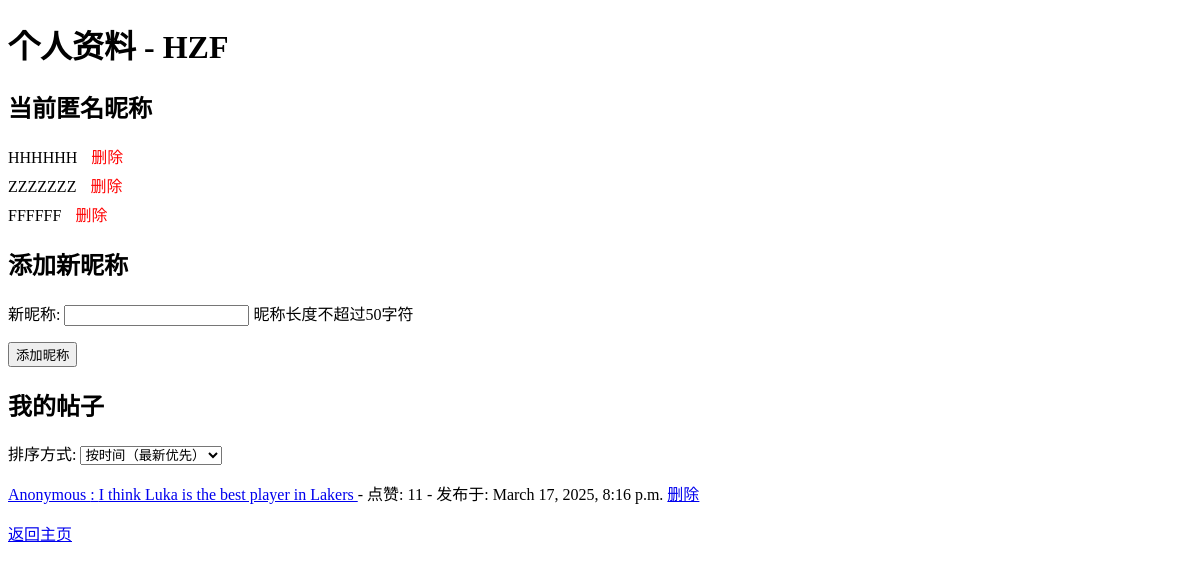
The app's page /profile/ (signed in), older data.
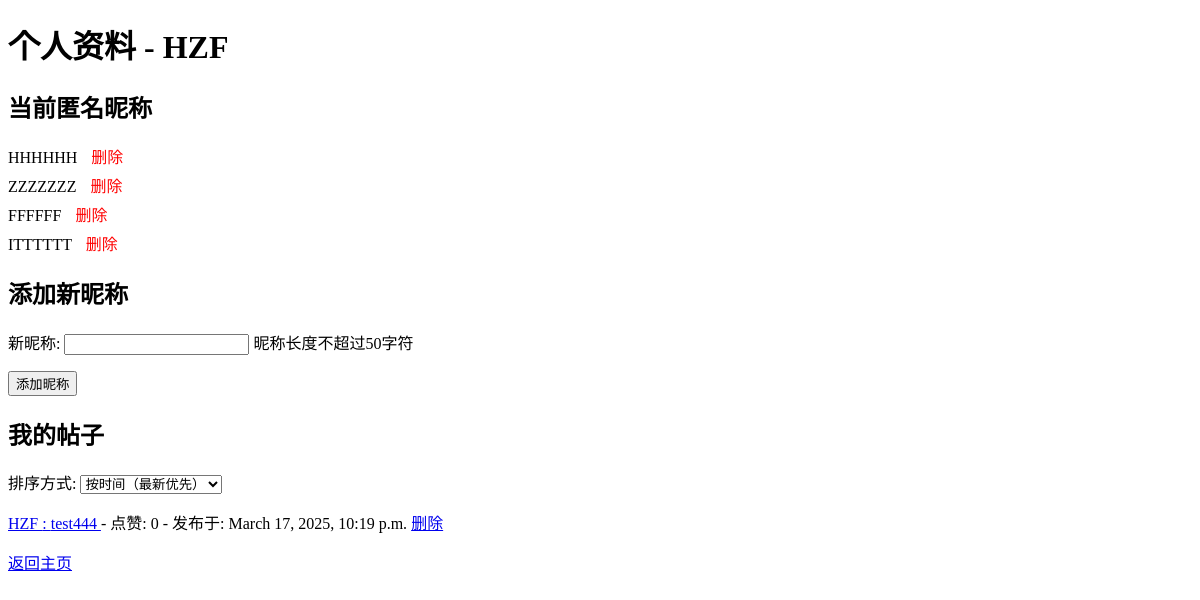
The same page, newer data.
### forum/models.py (models this page shows, shortened)
class Post(models.Model):
    user = models.ForeignKey(GUser, on_delete=models.CASCADE)
    circle = models.ForeignKey(TopicCircle, on_delete=models.CASCADE)
    content = models.TextField()
    is_anonymous = models.BooleanField(default=False)
    nickname = models.CharField(max_length=50, blank=True, null=True)  # 匿名时使用
    location = models.CharField(max_length=100, blank=True, null=True)  # 可选实时位置
    created_at = models.DateTimeField(auto_now_add=True)
    likes = models.IntegerField(default=0)
    dislikes = models.IntegerField(default=0)
    is_pinned = models.BooleanField(default=False)
    is_recommended = models.BooleanField(default=False)

class GUser(AbstractUser):
    email = models.EmailField(unique=True)  # 邮箱作为唯一标识
    anonymous_nicknames = models.JSONField(default=list, blank=True)  # 存储多个匿名昵称
    is_admin = models.BooleanField(default=False)  # 区分普通用户和管理员

### forum/views.py (the view, shortened to what this page needs)
# urls.py: path('profile/', views.profile, name='profile'),
@login_required
def profile(request):
    sort_by = request.GET.get('sort', 'created_at_desc')  # 默认按时间倒序
    sort_options = {
        'created_at_desc': '-created_at',
        'created_at_asc': 'created_at',
        'likes_desc': '-likes',
        'likes_asc': 'likes',
    }
    sort_field = sort_options.get(sort_by, '-created_at')
    user_posts = Post.objects.filter(user=request.user).order_by(sort_field)
    form = NicknameForm()
    return render(request, 'forum/profile.html', {
        'nicknames': request.user.anonymous_nicknames,
        'form': form,
        'user_posts': user_posts,
        'sort_by': sort_by
    })

### forum/forms.py (shortened to what this page needs)
class NicknameForm(forms.Form):
    nickname = forms.CharField(
        max_length=50,
        label="新昵称",
        help_text="昵称长度不超过50字符",
        required=True
    )

### forum/templates/forum/profile.html (shortened to what this page needs)
<!DOCTYPE html>
<html>
<head>
</head>
<body>
    <h1>个人资料 - {{ user.username }}</h1>
    <h2>当前匿名昵称</h2>
    <ul class="nickname-list">
        {% for nick in nicknames %}
            <li class="nickname-item">
                {{ nick }}
                <span class="delete-btn" onclick="deleteNickname('{{ nick }}')">删除</span>
            </li>
        {% empty %}
            <li>暂无匿名昵称。</li>
        {% endfor %}
    </ul>
    <h2>添加新昵称</h2>
    <form method="post">
        {{ form.as_p }}
        <button type="submit">添加昵称</button>
    </form>
    <h2>我的帖子</h2>
    <form class="sort-form" method="get">
        <label for="sort">排序方式:</label>
        <select name="sort" id="sort" onchange="this.form.submit()">
            <option value="created_at_desc" {% if sort_by == 'created_at_desc' %}selected{% endif %}>按时间（最新优先）</option>
        </select>
    </form>
    <ul class="post-list">
        {% for post in user_posts %}
            <li class="post-item">
                <a href="{% url 'post_detail' post.id %}">
                    {% if post.is_anonymous %}
                        {{ post.nickname|default:"Anonymous" }}
                    {% else %}
                        {{ post.user.username }}
                    {% endif %}
                    : {{ post.content|truncatechars:100 }}
                </a>
                - 点赞: {{ post.likes }}
                - 发布于: {{ post.created_at }}
                <a href="{% url 'user_post_delete' post.id %}">删除</a>
            </li>
        {% empty %}
            <li>暂无帖子。</li>
        {% endfor %}
    </ul>
    <a href="{% url 'home' %}">返回主页</a>
</body>
</html>

Row changes from the older to the newer data that the page shows:
removed Post: nickname "Anonymous", content "I think Luka is the best player in Lakers", likes "11", created_at "March 17, 2025, 8:16 p.m."
added Post: user.username "HZF", content "test444", likes "0", created_at "March 17, 2025, 10:19 p.m."
Text that changed along with them:
new list line: "ITTTTTT 删除"
